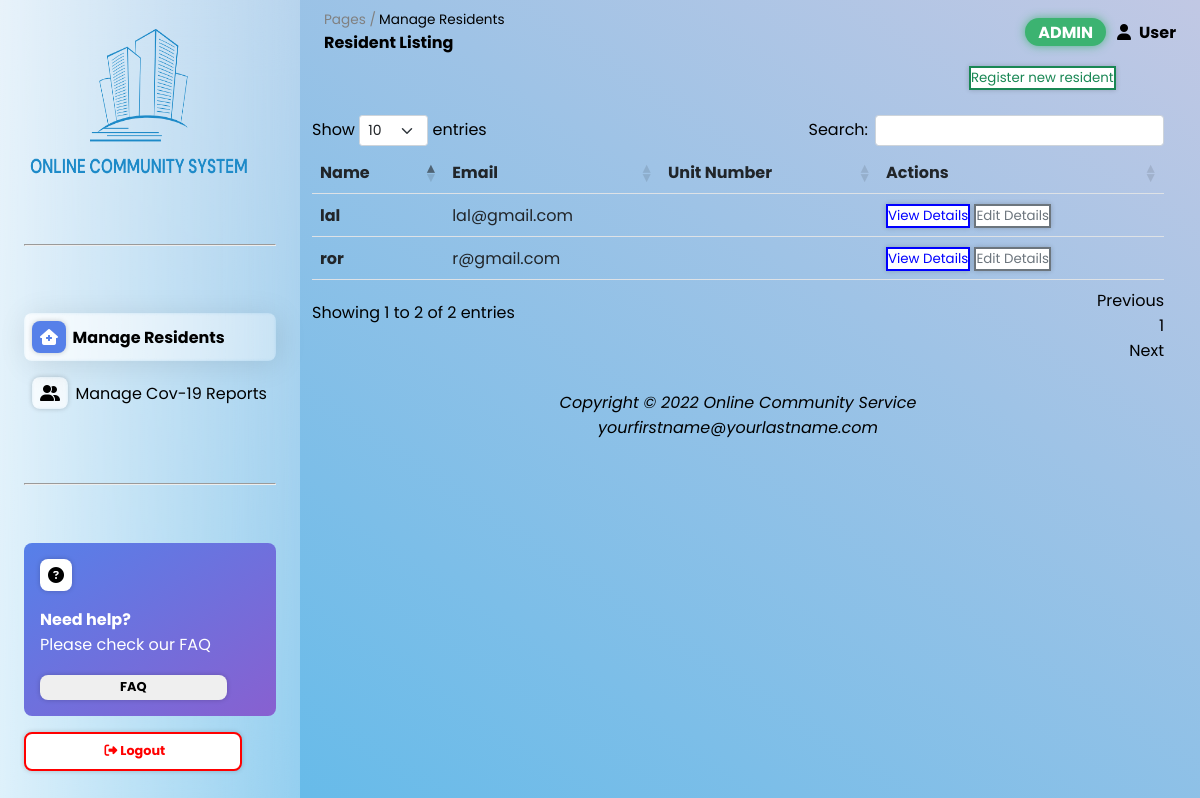
/admin/manageResidents.php (signed in), run on the app's committed database.
### tables this page shows
CREATE TABLE `resident` (
  `resident_id` int(11) NOT NULL AUTO_INCREMENT,
  `email` varchar(255) NOT NULL,
  `password` varchar(25) NOT NULL,
  `name` varchar(50) NOT NULL,
  `tel_number` varchar(25) DEFAULT NULL,
  `unit_no` varchar(255) DEFAULT NULL,
  `gender` varchar(25) DEFAULT NULL,
  `block` varchar(50) DEFAULT NULL,
  `level` varchar(25) DEFAULT NULL,
  `photo` varchar(50) DEFAULT NULL,
  PRIMARY KEY (`resident_id`),
  UNIQUE KEY `email` (`email`)
);

### admin/manageResidents.php (the view, shortened to what this page needs)
<!DOCTYPE html>
<html lang="en">
<head>
    <link rel="stylesheet" type="text/css" href="../assets/css/stylesheet.css" />
    <link rel="stylesheet" type="text/css" href="../assets/css/dataTables.bootstrap5.min.css" />
    <?php include_once("../assets/php/config.php"); ?>
</head>
<body>
    <nav>
        <div class="container">
            <img src="../assets/img/logo.png" width="230" height="150">
        </div>
        <hr />
        <div class="container">
            <a href="manageresidents.php">
                <div class="selected navcontrol">
                    <i class="fa-solid fa-house-medical"></i>
                    <span>Manage Residents</span>
                </div>
            </a>
            <a href="managecovreport.html">
                <div class="navcontrol">
                    <i class="fa-solid fa-user-group"></i>
                    <span>Manage Cov-19 Reports</span>
                </div>
            </a>
        </div>
        <hr />
        <div class="bottom container">
            <div class="profilebox">
                <div><i class="fa-solid fa-circle-question"></i></div>
                <div class="wordprofilebox">
                    <div style="font-weight: bold"><span>Need help?</span></div>
                    <div><span>Please check our FAQ</span></div>
                </div>
                <div><button>FAQ</button></div>
            </div>
            <div class="logout">
                <a href="../assets/php/logout.php"><button><i class="fa-solid fa-right-from-bracket"></i>Logout</button></a>
            </div>
        </div>
    </nav>
    <main>
        <div class="glass">
            <div class="dashboard">
                <div class="leftdash">
                    <div class="up">
                        <div style="color: grey"><span>Pages /</span></div>
                        <div style="margin-left: 0.2rem">
                            <span>Manage Residents</span>
                        </div>
                    </div>
                    <div style="font-weight: bold"><span>Resident Listing</span></div>
                </div>
                <div class="rightdash">
                    <div class="status"><span>ADMIN</span></div>
                    <div><i class="fa-solid fa-user"></i><span>User</span></div>
                </div>
            </div>
            <div class="px-4 container">
                <div class="row">
                    <div class="col-md-9">
                    </div>
                    <div class="col-md-3 col-sm-12">
                        <a href="registerNewResident.php"><button class="btn btn-success">Register new
                                resident</button></a>
                    </div>
                </div><br>
                <div class="row">
                    <div class="col">
                        <?php $result1 = mysqli_query($connection, "SELECT resident_id,name,email,unit_no FROM resident");
                        if (mysqli_num_rows($result1) > 0) { ?>
                            <table class="table" id="dataTable">
                                <thead>
                                    <tr>
                                        <th scope="col">Name</th>
                                        <th scope="col">Email</th>
                                        <th scope="col">Unit Number</th>
                                        <th scope="col">Actions</th>
                                    </tr>
                                </thead>
                                <tbody>
                                    <?php
                                    while ($res1 = mysqli_fetch_array($result1)) { ?>
                                        <tr>
                                            <th><?php echo $res1['name'] ?></th>
                                            <td><?php echo $res1['email'] ?></td>
                                            <td><?php echo $res1['unit_no'] ?></td>
                                            <td>
                                                <a href="viewResidentDetails.php?user_id=<?php echo $res1['resident_id'] ?>"><button type="button" class="btn btn-primary">View
                                                        Details</button></a>
                                                <a href="editResidentDetails.php?user_id=<?php echo $res1['resident_id'] ?>"><button type="button" class="btn btn-secondary">Edit
                                                        Details</button></a>
                                            </td>
                                        </tr>
                                    <?php } ?>
                                </tbody>
                            </table>
                        <?php } else { ?>
                            <p class="text-center">No data</p>
                        <?php } ?>
                    </div>
                </div><br>
                <footer>
                    <p class="text-center fst-italic">Copyright &#169; 2022 Online Community Service<br>
                        <a href="mailto:yourfirstname@yourlastname.com">yourfirstname@yourlastname.com</a>
                    </p>
                </footer>
            </div>
        </div>
    </main>
</body>
</html>

### data on the page
resident: name "ror", email "r@gmail.com"
resident: name "lal", email "lal@gmail.com"
